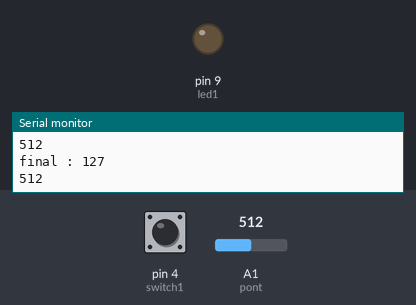
Simulated run of this sketch. Board: Arduino Uno, built with avr-gcc and run on an emulated ATmega328P. Shown: output pins drawn as LEDs (lit = HIGH), the last lines printed to the serial monitor. The test bench sets the inputs (shaded band); at power-on: pin 4 (switch1) LOW, A1 (pont) = 512.

Above: at 1.2 s.
1.3 s: pin 4 (switch1) pulled HIGH for 0.15 s
At 1.41 s:
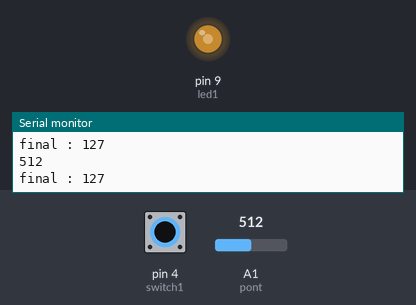
2.9 s: pin 4 (switch1) pulled HIGH for 3.2 s
At 6.6 s:
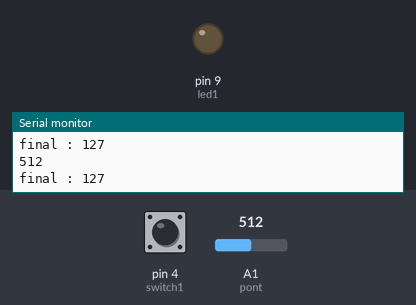
Timing chart, 0 to 8.1 s (numbered marks = the images above; inputs shaded):
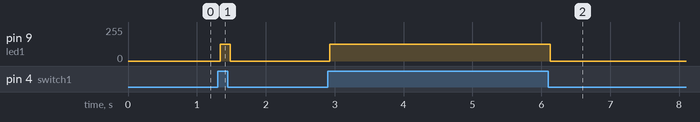

Measured:
- after the input at 1.3 s, pin 9 (led1): 0/255 → 127/255 at once, → 0/255 0.15 s later
- after the input at 2.9 s, pin 9 (led1): 0/255 → 127/255 at once, → 0/255 3.2 s later

The sketch:

tremendous_jaagub1__2_.ino
```cpp
// C++ code
//

int pont = A1;
int led1 = 9;
int switch1 = 4;

void setup() {
  pinMode(pont, INPUT);
  pinMode(switch1, INPUT);
  pinMode(led1, OUTPUT);
  Serial.begin(9600);
}

void loop() {
  int calc = analogRead(pont);
  int switch2 = digitalRead(switch1);
  Serial.println(calc);
  int final = map(calc, 0, 1023, 0, 255);
  Serial.print("final : ");
  Serial.println(final);

  if (switch2 == HIGH) {
    analogWrite(led1, final);
  } else {
    analogWrite(led1, 0);
  }
}
	
```
